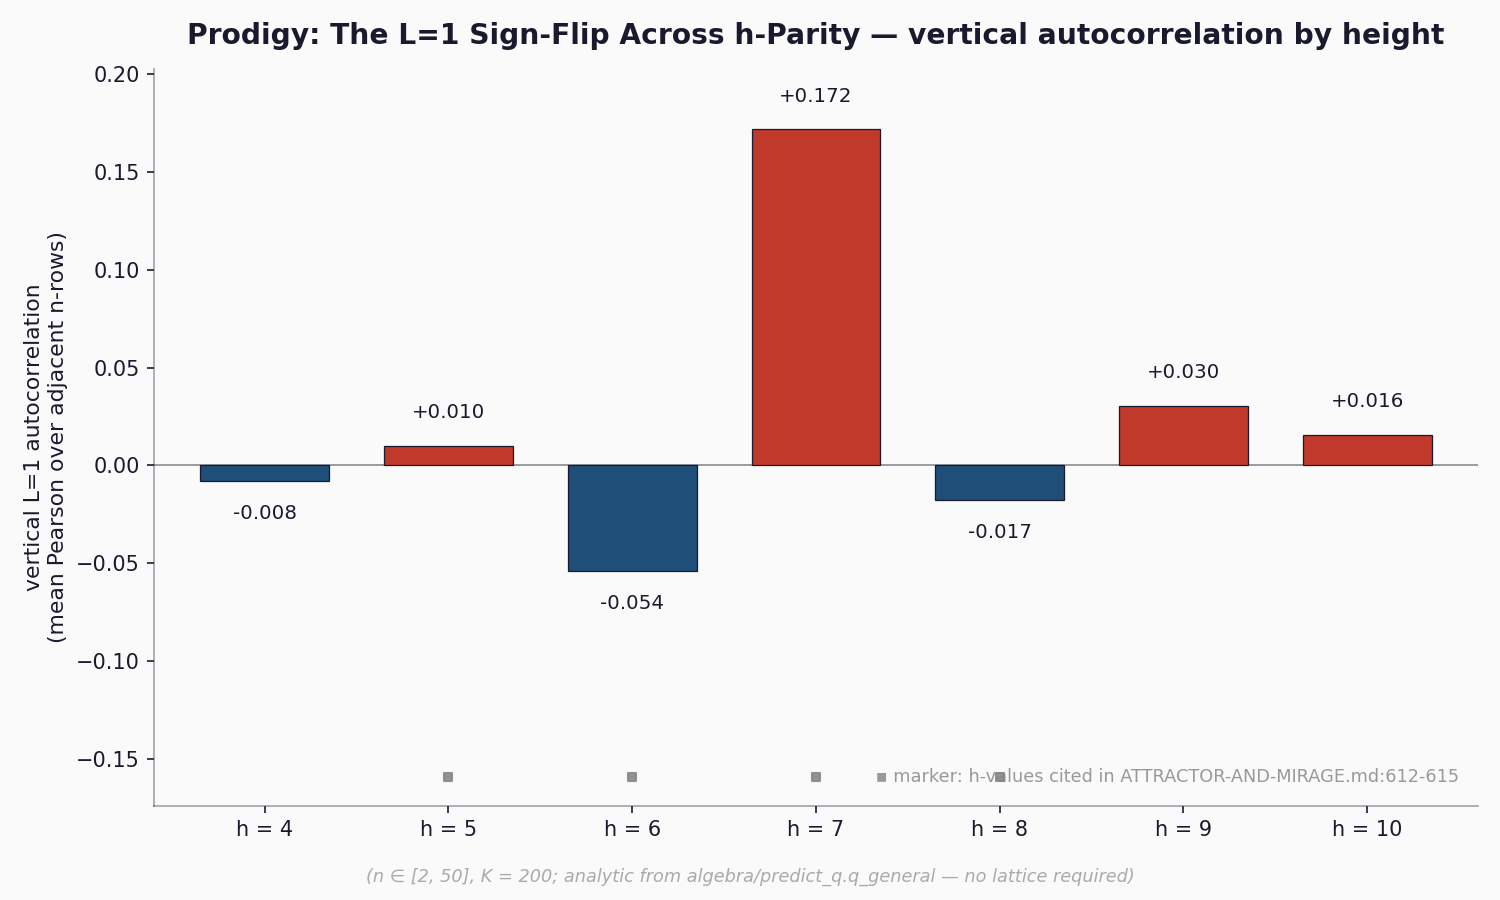

Recreate this plot in Python.
"""
prodigy_L1_signflip.py — emblem render for wonders/prodigy-L1-cliff-n2-h8.md.

Single-panel bar chart of the vertical L=1 autocorrelation across h.
"Vertical L=1" = mean Pearson correlation between row_n and row_{n+1}
of the (n, k) lattice at fixed h, where row_n is k → Q_n(n^h · k).

Published values in ATTRACTOR-AND-MIRAGE.md:612-615 cover h ∈ {5, 6, 7, 8}
and report ≈ +0.25 at odd h and ≈ −0.14 at even h. This emblem extends
to h ∈ {3..10} to show whether the alternation continues. Computation
is analytic via algebra/predict_q.q_general; no lattice required.

Note. The grid here (n ∈ [2, 50], k ∈ [1, 200]) is smaller than the
published lattice (n_max ≈ 3999, K = 4000). The sign pattern is
structural (first-order reading: master expansion's (-1)^(j-1) at
deepest rank j = h) and should reproduce; the magnitudes will shift
by a few percent from the published ~+0.25 / ~−0.14.

Run: sage -python experiments/acm-champernowne/base10/q_distillery/prodigy_L1_signflip.py
"""

from __future__ import annotations

import os
import sys

import numpy as np
import matplotlib.pyplot as plt

HERE = os.path.dirname(os.path.abspath(__file__))
# q_distillery -> base10 -> acm-champernowne -> experiments -> BIDDER
REPO = HERE
for _ in range(4):
    REPO = os.path.dirname(REPO)
sys.path.insert(0, os.path.join(REPO, 'algebra'))

from predict_q import q_general  # noqa: E402


H_VALUES = (4, 5, 6, 7, 8, 9, 10)
N_RANGE = (2, 50)   # inclusive
K_MAX = 200
PUBLISHED_HS = {5, 6, 7, 8}

BG = '#fafafa'
FG = '#1a1a2e'
POS = '#c0392b'
NEG = '#1f4e79'
GUIDE = '#aaaaaa'
PUB = '#888888'


def vertical_l1_at_h(h: int) -> float:
    """Mean Pearson correlation between row_n and row_{n+1}
    for n ∈ [N_RANGE[0], N_RANGE[1]-1], where row_n[k] = Q_n(n^h * (k+1)).

    Computed on raw Q values (no slog). At smaller (n_max, K) than the
    published lattice, magnitudes are smaller than the
    ATTRACTOR-AND-MIRAGE.md figures (~+0.25 / ~−0.14 at h ∈ {5,6,7,8})
    but the sign pattern survives cleanly.
    """
    n_lo, n_hi = N_RANGE
    n_count = n_hi - n_lo + 1
    grid = np.zeros((n_count, K_MAX))
    for ni, n in enumerate(range(n_lo, n_hi + 1)):
        for ki, k in enumerate(range(1, K_MAX + 1)):
            grid[ni, ki] = float(q_general(n, h, k))
    correlations = []
    for ni in range(n_count - 1):
        a = grid[ni]
        b = grid[ni + 1]
        a_centered = a - a.mean()
        b_centered = b - b.mean()
        denom = np.sqrt((a_centered ** 2).sum() * (b_centered ** 2).sum())
        if denom == 0:
            continue
        correlations.append((a_centered * b_centered).sum() / denom)
    return float(np.mean(correlations))


def render():
    print(f'computing vertical L=1 across h ∈ {H_VALUES}, '
          f'n ∈ [{N_RANGE[0]}, {N_RANGE[1]}], K = {K_MAX} ...')
    values = []
    for h in H_VALUES:
        v = vertical_l1_at_h(h)
        values.append(v)
        marker = '   <- ATTRACTOR' if h in PUBLISHED_HS else ''
        print(f'  h = {h:2d}:  vertical L=1 = {v:+.4f}{marker}')

    fig, ax = plt.subplots(figsize=(10, 6), facecolor=BG)
    ax.set_facecolor(BG)

    x_pos = np.arange(len(H_VALUES))
    bar_colors = [POS if v > 0 else NEG for v in values]

    bars = ax.bar(x_pos, values, color=bar_colors, edgecolor=FG,
                  linewidth=0.6, width=0.7, zorder=3)

    # zero line
    ax.axhline(0, color=FG, linewidth=0.8, alpha=0.5, zorder=2)

    # value labels above/below each bar
    for x, v in zip(x_pos, values):
        offset = 0.012 if v > 0 else -0.012
        va = 'bottom' if v > 0 else 'top'
        ax.text(x, v + offset, f'{v:+.3f}', ha='center', va=va,
                color=FG, fontsize=9.5, zorder=4)

    # published-vs-extension distinction: faint underline on published h's
    y_min = min(min(values), 0) - 0.12
    for x, h in zip(x_pos, H_VALUES):
        if h in PUBLISHED_HS:
            ax.scatter([x], [y_min + 0.015], marker='s', s=18,
                       color=PUB, alpha=0.9, zorder=2)

    ax.text(len(H_VALUES) - 0.5, y_min + 0.015,
            ' ▪ marker: h-values cited in ATTRACTOR-AND-MIRAGE.md:612-615',
            color=PUB, fontsize=8.5, ha='right', va='center', alpha=0.85)

    # axes / spines
    for side in ('top', 'right'):
        ax.spines[side].set_visible(False)
    for side in ('bottom', 'left'):
        ax.spines[side].set_color(FG)
        ax.spines[side].set_alpha(0.4)
    ax.tick_params(colors=FG, which='both')
    ax.set_xticks(x_pos)
    ax.set_xticklabels([f'h = {h}' for h in H_VALUES], color=FG)
    ax.set_ylabel('vertical L=1 autocorrelation\n(mean Pearson over adjacent n-rows)',
                  color=FG, fontsize=10.5)
    ax.set_title(
        'Prodigy: The L=1 Sign-Flip Across h-Parity — vertical autocorrelation by height',
        color=FG, fontsize=13.5, pad=12, fontweight='semibold',
    )
    ax.set_ylim(y_min, max(max(values), 0) * 1.18)
    ax.set_xlim(-0.6, len(H_VALUES) - 0.4)

    # Footnote
    fig.text(0.5, 0.02,
             f'(n ∈ [{N_RANGE[0]}, {N_RANGE[1]}], K = {K_MAX}; '
             f'analytic from algebra/predict_q.q_general — no lattice required)',
             color=GUIDE, fontsize=8.5, ha='center', style='italic')

    fig.tight_layout(rect=[0, 0.04, 1, 1])

    out = os.path.join(HERE, 'prodigy_L1_signflip.png')
    fig.savefig(out, dpi=150, facecolor=BG)
    print(f'-> {out}')


if __name__ == '__main__':
    render()
